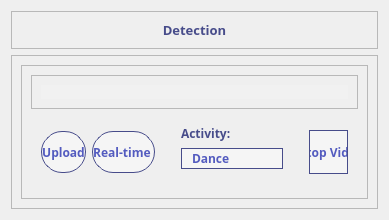
            <widget class="QWidget" name="detection">
             <layout class="QVBoxLayout" name="verticalLayout_7">
              <item alignment="Qt::AlignTop">
               <widget class="QFrame" name="frame_15">
                <property name="font">
                 <font>
                  <family>Open Sans</family>
                  <weight>75</weight>
                  <bold>true</bold>
                 </font>
                </property>
                <property name="frameShape">
                 <enum>QFrame::StyledPanel</enum>
                </property>
                <property name="frameShadow">
                 <enum>QFrame::Raised</enum>
                </property>
                <layout class="QVBoxLayout" name="verticalLayout_8">
                 <item alignment="Qt::AlignTop">
                  <widget class="QLabel" name="label_4">
                   <property name="font">
                    <font>
                     <family>Open Sans</family>
                     <pointsize>10</pointsize>
                     <weight>75</weight>
                     <bold>true</bold>
                    </font>
                   </property>
                   <property name="styleSheet">
                    <string notr="true">#label_4{
color: #474C8A;
}</string>
                   </property>
                   <property name="text">
                    <string>Detection</string>
                   </property>
                   <property name="alignment">
                    <set>Qt::AlignCenter</set>
                   </property>
                  </widget>
                 </item>
                </layout>
               </widget>
              </item>
              <item>
               <widget class="QFrame" name="frame_16">
                <property name="sizePolicy">
                 <sizepolicy hsizetype="Preferred" vsizetype="Expanding">
                  <horstretch>0</horstretch>
                  <verstretch>0</verstretch>
                 </sizepolicy>
                </property>
                <property name="frameShape">
                 <enum>QFrame::StyledPanel</enum>
                </property>
                <property name="frameShadow">
                 <enum>QFrame::Raised</enum>
                </property>
                <layout class="QGridLayout" name="gridLayout">
                 <item row="0" column="0">
                  <widget class="QFrame" name="frame_160">
                   <property name="frameShape">
                    <enum>QFrame::StyledPanel</enum>
                   </property>
                   <property name="frameShadow">
                    <enum>QFrame::Raised</enum>
                   </property>
                   <layout class="QGridLayout" name="gridLayout_18">
                    <item row="1" column="1">
                     <widget class="QFrame" name="frame_164">
                      <property name="styleSheet">
                       <string notr="true">#frame_164{
background: rgba(255, 255, 255, 0);
}</string>
                      </property>
                      <property name="frameShape">
                       <enum>QFrame::StyledPanel</enum>
                      </property>
                      <property name="frameShadow">
                       <enum>QFrame::Raised</enum>
                      </property>
                      <layout class="QVBoxLayout" name="verticalLayout_87">
                       <item>
                        <widget class="QLabel" name="activity_label">
                         <property name="font">
                          <font>
                           <family>Open Sans</family>
                           <weight>75</weight>
                           <bold>true</bold>
                          </font>
                         </property>
                         <property name="styleSheet">
                          <string notr="true">#activity_label{
color: #474C8A;
background: rgba(255, 255, 255, 0);
}</string>
                         </property>
                         <property name="text">
                          <string>Activity:</string>
                         </property>
                        </widget>
                       </item>
                       <item>
                        <widget class="QComboBox" name="comboBox">
                         <property name="font">
                          <font>
                           <family>Open Sans</family>
                           <weight>75</weight>
                           <bold>true</bold>
                          </font>
                         </property>
                         <property name="styleSheet">
                          <string notr="true">#comboBox{
background: rgba(255, 255, 255, 0.4);
color: #535BBF;
border: 0;
border: 1px solid #474C8A;

padding-left: 10px;
margin-bottom: 10px;
}

#comboBox:hover{
background: rgba(255, 255, 255, 0.8);
}

#comboBox:drop-down{
border: 0px;
}

#comboBox:down-arrow{
image: url(./assets/icons/caret-down.png);
width: 12px;
height: 12px;
margin-right: 15px;
}

#comboBox QListView{
padding: 5px;
background-color: white;
border: 1px solid #474C8A;
}

#comboBox QListView::item{
padding-left: 100px;
color: #535BBF;
}

#comboBox QListView::item::hover{
background: #535BBF;
}

QComboBox QAbstractItemView {
    color: #535BBF;
}

QComboBox QAbstractItemView::hover {
    color: white;
    background: #535BBF;
}

</string>
                         </property>
                         <item>
                          <property name="text">
                           <string>Dance</string>
                          </property>
                         </item>
                         <item>
                          <property name="text">
                           <string>Role Play</string>
                          </property>
                         </item>
                         <item>
                          <property name="text">
                           <string>Exercise</string>
                          </property>
                         </item>
                         <item>
                          <property name="text">
                           <string>Clap Repeat</string>
                          </property>
                         </item>
                         <item>
                          <property name="text">
                           <string>Counting</string>
                          </property>
                         </item>
                         <item>
                          <property name="text">
                           <string>Reading</string>
                          </property>
                         </item>
                        </widget>
                       </item>
                      </layout>
                     </widget>
                    </item>
                    <item row="1" column="0">
                     <widget class="QFrame" name="frame_162">
                      <property name="maximumSize">
                       <size>
                        <width>16777215</width>
                        <height>70</height>
                       </size>
                      </property>
                      <property name="styleSheet">
                       <string notr="true">#frame_162{
background: rgba(255, 255, 255, 0);
}</string>
                      </property>
                      <property name="frameShape">
                       <enum>QFrame::StyledPanel</enum>
                      </property>
                      <property name="frameShadow">
                       <enum>QFrame::Raised</enum>
                      </property>
                      <layout class="QHBoxLayout" name="horizontalLayout_26">
                       <item>
                        <widget class="QPushButton" name="upload_detectionBtn">
                         <property name="font">
                          <font>
                           <family>Open Sans</family>
                           <weight>75</weight>
                           <bold>true</bold>
                          </font>
                         </property>
                         <property name="styleSheet">
                          <string notr="true">#upload_detectionBtn{
background: rgba(255, 255, 255, 0.4);
color: #535BBF;
border: 0;
border: 1px solid #474C8A;
height: 40px;
border-radius: 21px;
}

#upload_detectionBtn:hover{
color: #535BBF;
background: rgba(255, 255, 255, 0.8);
}</string>
                         </property>
                         <property name="text">
                          <string>Upload</string>
                         </property>
                         <property name="icon">
                          <iconset>
                           <normaloff>assets/icons/upload.png</normaloff>assets/icons/upload.png</iconset>
                         </property>
                         <property name="iconSize">
                          <size>
                           <width>15</width>
                           <height>15</height>
                          </size>
                         </property>
                        </widget>
                       </item>
                       <item>
                        <widget class="QPushButton" name="live_detectionBtn">
                         <property name="font">
                          <font>
                           <family>Open Sans</family>
                           <weight>75</weight>
                           <bold>true</bold>
                          </font>
                         </property>
                         <property name="styleSheet">
                          <string notr="true">#live_detectionBtn{
background: rgba(255, 255, 255, 0.4);
color: #535BBF;
border: 0;
border: 1px solid #474C8A;
height: 40px;
border-radius: 21px;
}

#live_detectionBtn:hover{
color: #535BBF;
background: rgba(255, 255, 255, 0.8);
}</string>
                         </property>
                         <property name="text">
                          <string>Real-time </string>
                         </property>
                         <property name="icon">
                          <iconset>
                           <normaloff>assets/icons/camera.png</normaloff>assets/icons/camera.png</iconset>
                         </property>
                         <property name="iconSize">
                          <size>
                           <width>15</width>
                           <height>15</height>
                          </size>
                         </property>
                        </widget>
                       </item>
                      </layout>
                     </widget>
                    </item>
                    <item row="0" column="0" colspan="3">
                     <widget class="QFrame" name="frame_161">
                      <property name="maximumSize">
                       <size>
                        <width>16777215</width>
                        <height>800</height>
                       </size>
                      </property>
                      <property name="frameShape">
                       <enum>QFrame::StyledPanel</enum>
                      </property>
                      <property name="frameShadow">
                       <enum>QFrame::Raised</enum>
                      </property>
                      <layout class="QVBoxLayout" name="verticalLayout_86">
                       <item>
                        <widget class="QLabel" name="detection_vidFeedback">
                         <property name="styleSheet">
                          <string notr="true">#detection_vidFeedback{
background: rgba(255, 255, 255, 0.1);
}</string>
                         </property>
                         <property name="text">
                          <string/>
                         </property>
                         <property name="scaledContents">
                          <bool>true</bool>
                         </property>
                        </widget>
                       </item>
                      </layout>
                     </widget>
                    </item>
                    <item row="1" column="2">
                     <widget class="QFrame" name="frame_163">
                      <property name="styleSheet">
                       <string notr="true">#frame_163{
background: rgba(255, 255, 255, 0);
}</string>
                      </property>
                      <property name="frameShape">
                       <enum>QFrame::StyledPanel</enum>
                      </property>
                      <property name="frameShadow">
                       <enum>QFrame::Raised</enum>
                      </property>
                      <layout class="QVBoxLayout" name="verticalLayout_89">
                       <item>
                        <widget class="QPushButton" name="exit_detectionBtn">
                         <property name="font">
                          <font>
                           <family>Open Sans</family>
                           <weight>75</weight>
                           <bold>true</bold>
                          </font>
                         </property>
                         <property name="styleSheet">
                          <string notr="true">#exit_detectionBtn{
background: rgba(255, 255, 255, 0.4);
color: #535BBF;
border: 0;
border: 1px solid #474C8A;
border-radius: 21px;
height: 42px;
width: auto;
}

#exit_detectionBtn:hover{
color: white;
background: rgba(255, 100, 100, 0.8);
}</string>
                         </property>
                         <property name="text">
                          <string>  Stop Video</string>
                         </property>
                         <property name="icon">
                          <iconset>
                           <normaloff>assets/icons/stop.png</normaloff>assets/icons/stop.png</iconset>
                         </property>
                        </widget>
                       </item>
                      </layout>
                     </widget>
                    </item>
                   </layout>
                  </widget>
                 </item>
                </layout>
               </widget>
              </item>
             </layout>
            </widget>
